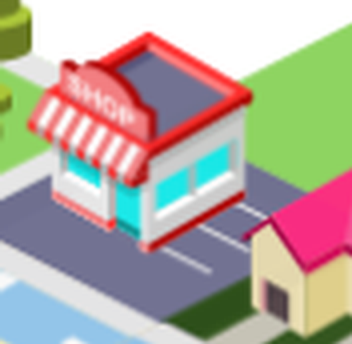
#> input picture runs/city/fractal/east-shop/target.png, 352 x 344 px
$ python compare.py target.png
#> lines starting #> are read from the running program, lines starting #| are printed output that depends on the picture; pictures that were not available may be replaced by others from this repository, and a replacement may not be noted
from pathlib import Path
from PIL import Image,ImageDraw
import sys
p=Path(__file__).resolve().parent
name=sys.argv[1]
a=Image.open(p/'target.png').convert('RGB');b=Image.open(p/(name+'.png')).convert('RGB')
#> further down, a is the input picture: PIL image 352x344 RGB; mean R, G, B 178.2, 170, 159
assert a.size==b.size==(352,344)
out=Image.new('RGB',(704,368),'white');out.paste(a,(0,24));out.paste(b,(352,24))
#> after `out = Image.new('RGB', (704, 368), 'white')`: out: PIL image 704x368 RGB; every value is 255
#> after `out.paste(a, (0, 24))`:
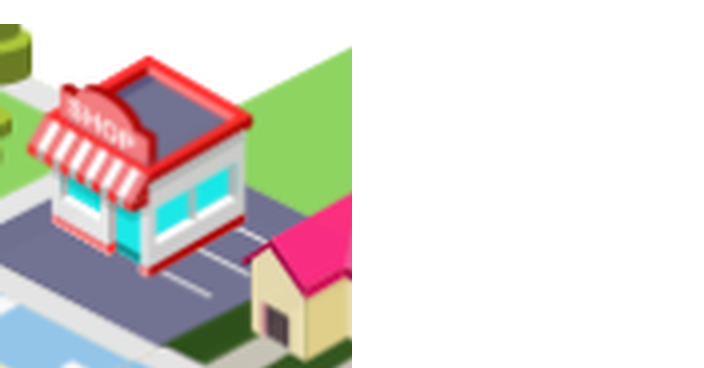
#> out: PIL image 704x368 RGB; mean R, G, B 219.1, 215.3, 210.1
#> after `out.paste(b, (352, 24))`:
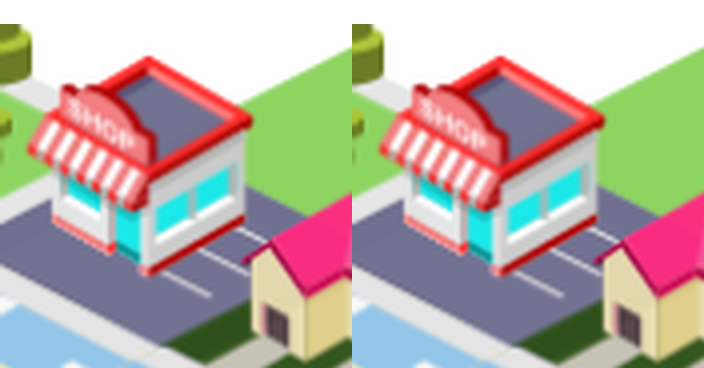
#> out: PIL image 704x368 RGB; mean R, G, B 183.2, 175.6, 165.3
d=ImageDraw.Draw(out);d.text((5,5),'target / 4x',fill='black');d.text((357,5),name+' / locked camera / 4x',fill='black')
out.save(p/(name+'-compare.png'))
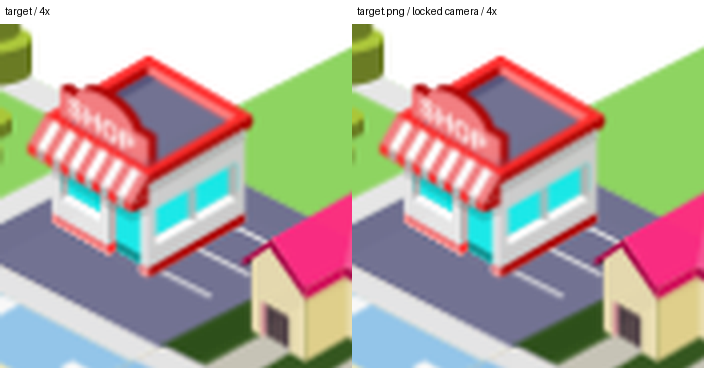
#> saved as target.png-compare.png: PIL image 704x368 RGB; mean R, G, B 182.8, 175.2, 164.9
